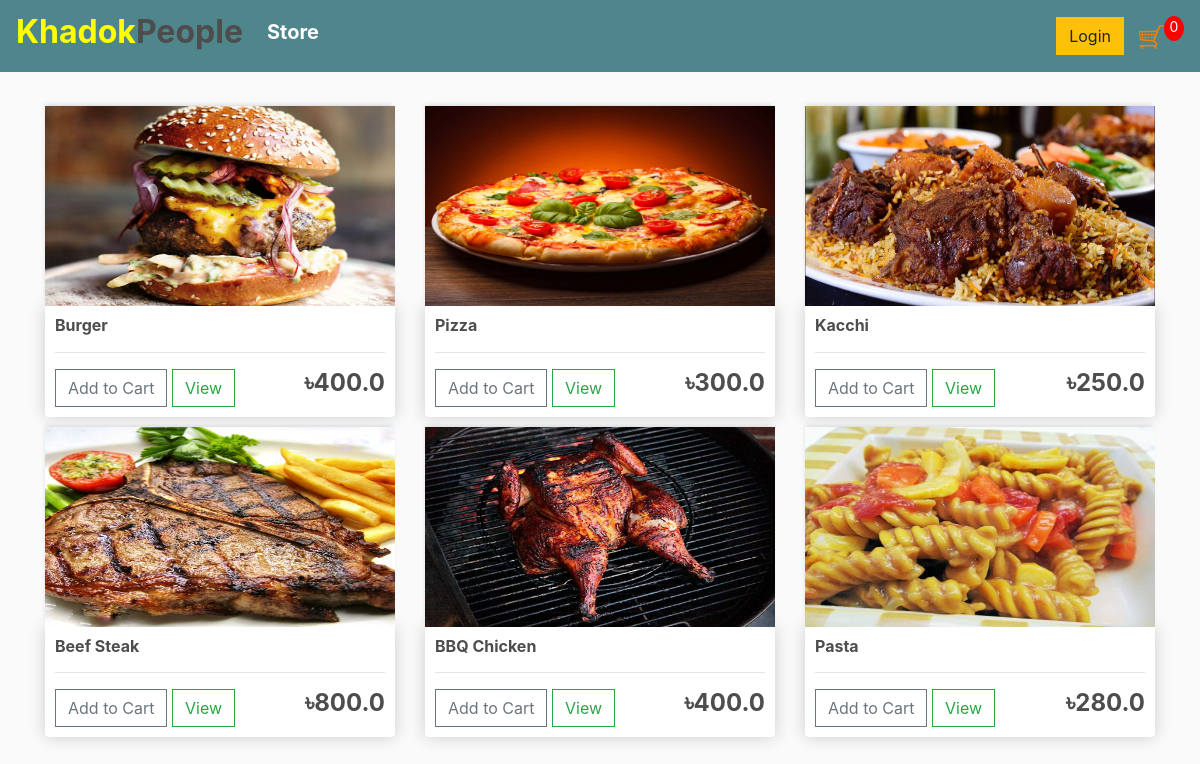
The page / on the database its author committed.
### store/models.py (models this page shows, shortened)
class Product(models.Model):
	name = models.CharField(max_length=200)
	price = models.FloatField()
	digital = models.BooleanField(default=False,null=True, blank=True)
	image = models.ImageField(null = True, blank = True)
	@property
	def imageURL(self):
		try:
			url = self.image.url
		except:
			url = ''
		return url

### store/views.py (the view)
# urls.py: path('', include('store.urls')),
def store(request):
    products = Product.objects.all()
    context = {'products': products}
    return render(request, 'store/store.html', context)

### store/templates/store/store.html
{% extends 'store/base.html' %}
{% load static %}
{% block content %}
	<div class="row">
		{% for product in products %}
		<div class="col-lg-4">
			<img class="thumbnail" src="{{product.imageURL}}">
			<div class="box-element product">
				<h6><strong>{{product.name}}</strong></h6>
				<hr>
				<button data-product="{{product.id}}" data-action="add" class="btn btn-outline-secondary add-btn update-cart">Add to Cart</button>
				<a class="btn btn-outline-success" href="#">View</a>
				<h4 style="display: inline-block; float: right"><strong>৳{{product.price}}</strong></h4>
			</div>
		</div>
		{% endfor %}
	</div>
{% endblock content %}

### store/static/css/main.css (style rules this page uses)
body { background-color: hsl(0, 0%, 98%); }
h1,h2,h3,h4,h5,h6 { color:hsl(0, 0%, 30%); }
.box-element { box-shadow:hsl(0, 0%, 80%) 0 0 16px; background-color: #fff; border-radius: 4px; padding: 10px; }
.thumbnail { width: 100%; height: 200px; -webkit-box-shadow: -1px -3px 5px -2px rgba(214,214,214,1); -moz-box-shadow: -1px -3px 5px -2px rgba(214,214,214,1); box-shadow: -1px -3px 5px -2px rgba(214,214,214,1); }
.product { border-radius: 0 0 4px 4px; }
.col-lg-4, .col-lg-6, .col-lg-8, .col-lg-12 { margin-top: 10px; }
.btn { border-radius: 0; }

### rows shown on the page
Product: imageURL (picture), name "Burger", price "400.0"
Product: imageURL (picture), name "Pizza", price "300.0"
Product: imageURL (picture), name "Kacchi", price "250.0"
Product: imageURL (picture), name "Beef Steak", price "800.0"
Product: imageURL (picture), name "BBQ Chicken", price "400.0"
Product: imageURL (picture), name "Pasta", price "280.0"
